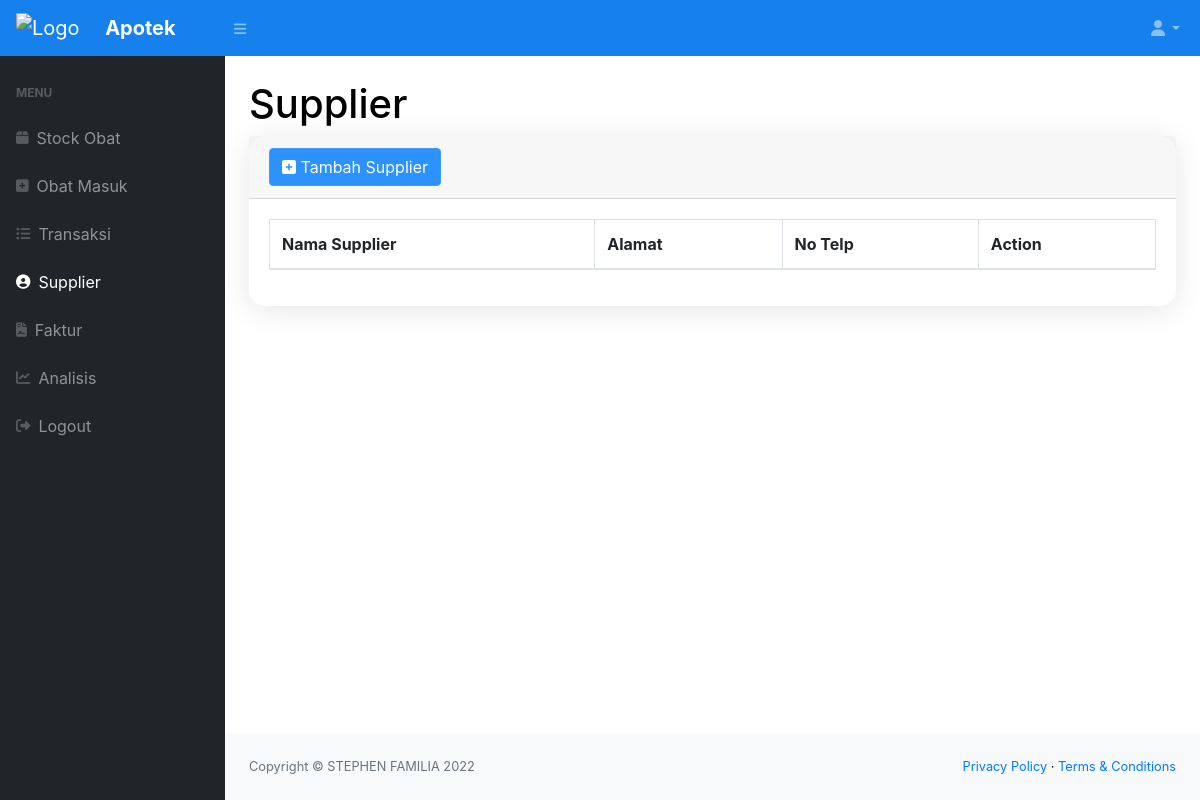
Page /supplier.php (signed in) on the earlier database version.
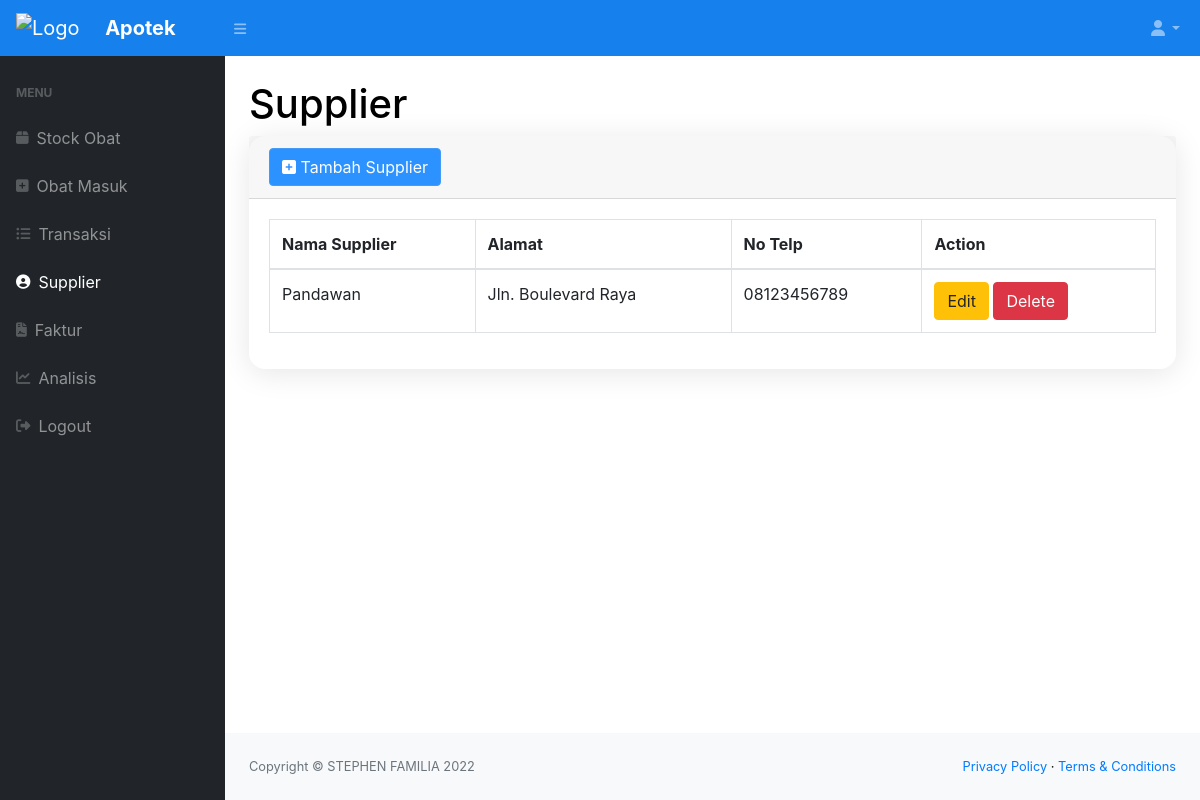
Same page on the later database version.
### tables this page shows
CREATE TABLE `supplier` (
  `idsup` int NOT NULL,
  `nama_supplier` varchar(100) NOT NULL,
  `alamat` varchar(100) DEFAULT NULL,
  `no_telp` varchar(20) DEFAULT NULL
);

### supplier.php (the view, shortened to what this page needs)
<?php
require 'function.php';
include 'head.php';
?>
    <body class="sb-nav-fixed">
        <?php include 'nav.php'?>
            <div id="layoutSidenav_content">
                <main>
                    <div class="container-fluid">
                        <h1 class="mt-4">Supplier</h1>
                        <div class="card mb-4">
                            <div class="card-header">
                            <button type="button" class="btn btn-primary" data-toggle="modal" data-target="#myModal">
                                <i class="fa fa-plus-square"></i> Tambah Supplier
                                </button>
                            </div>
                            <div class="card-body">
                                <div class="table-responsive">
                                    <table class="table table-bordered" id="dataTable" width="100%" cellspacing="0">
                                        <thead>
                                            <tr>
                                                <th>Nama Supplier</th>
                                                <th>Alamat</th>
                                                <th>No Telp</th>
                                                <th>Action</th>
                                            </tr>
                                        </thead>
                                        <tbody>
                                            <?php
                                                $ambildatasupplier = mysqli_query($conn,"SELECT * FROM supplier");
                                                while($data=mysqli_fetch_array($ambildatasupplier)){
                                                    $idsup = $data['idsup'];
                                                    $namasupplier = $data['nama_supplier'];
                                                    $alamat = $data['alamat'];
                                                    $notelp = $data['no_telp'];
                                            ?>
                                                <tr>
                                                    <td><?=$namasupplier?></td>
                                                    <td><?=$alamat?></td>
                                                    <td><?=$notelp?></td>
                                                    <td><button type="button" class="btn btn-warning" data-toggle="modal" data-target="#edit<?=$idsup;?>">Edit</button>
                                                    <button type="button" class="btn btn-danger" data-toggle="modal" data-target="#delete<?=$idsup;?>">Delete</button></td>
                                                </tr>
                                            <?php
                                                };
                                            ?>
                                        </tbody>
                                    </table>
                                </div>
                            </div>
                        </div>
                    </div>
                </main>
                <footer class="py-4 bg-light mt-auto">
                    <div class="container-fluid">
                        <div class="d-flex align-items-center justify-content-between small">
                            <div class="text-muted">Copyright &copy; STEPHEN FAMILIA 2022</div>
                            <div>
                                <a href="#">Privacy Policy</a>
                                &middot;
                                <a href="#">Terms &amp; Conditions</a>
                            </div>
                        </div>
                    </div>
                </footer>
            </div>
        </div>
    </body>
</html>

Differences in the rows shown:
added supplier: nama_supplier "Pandawan", alamat "Jln. Boulevard Raya", no_telp "08123456789"
